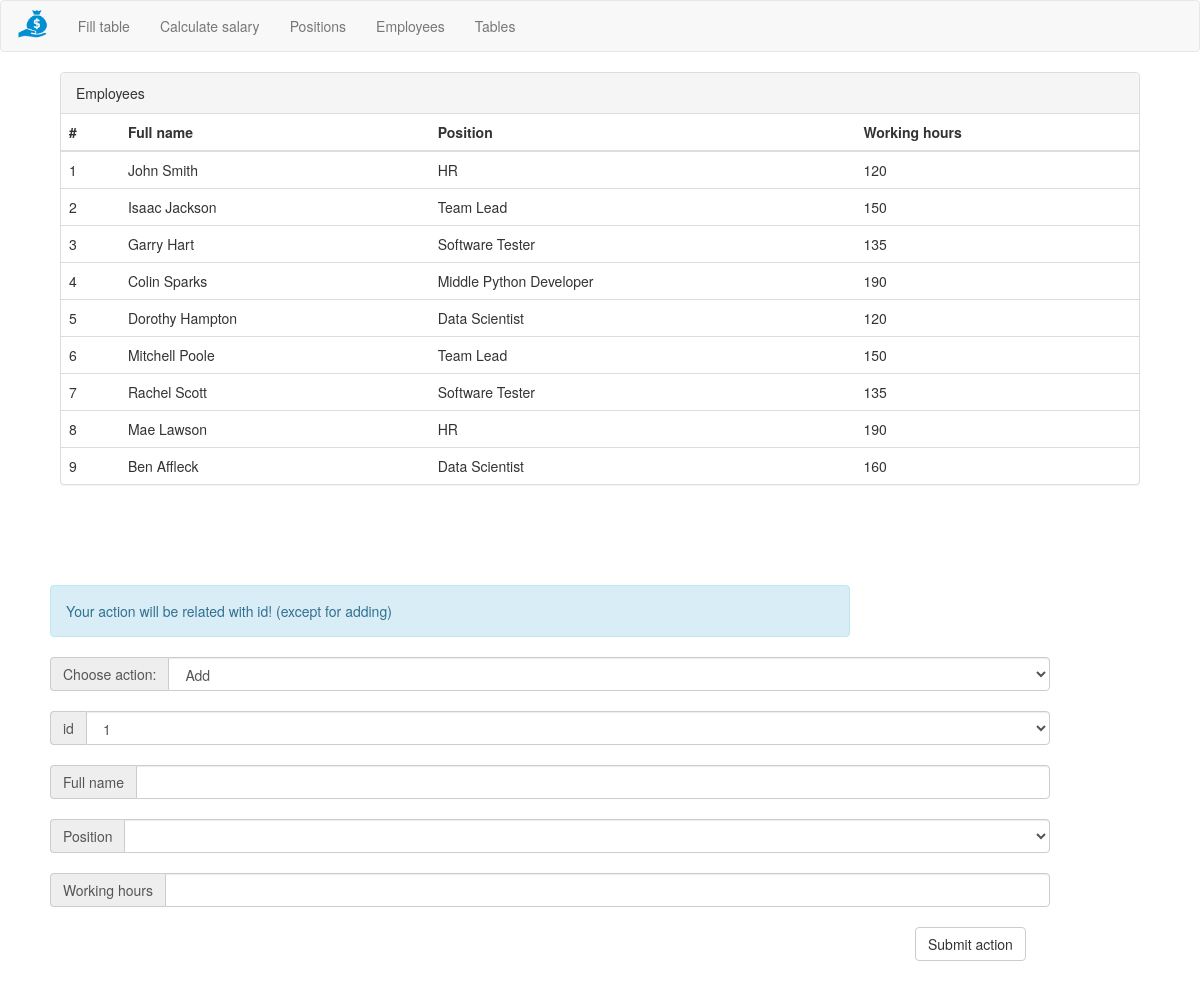
/employees/, run on the app's committed database.
### tables this page shows
CREATE TABLE Employees (id INTEGER, name TEXT, post TEXT, rate INTEGER);

### __init__.py (the view)
@app.route('/employees/')
def employees():
    try:
        POSTS_DATA = Position().get_all_db_data()
        EMPLOYEES_DATA = Employee().get_all_db_data()
        return render_template("employees.html", EMPLOYEES_DATA=EMPLOYEES_DATA, POSTS_DATA=POSTS_DATA, error=None)
    except Exception as e:
        traceback.format_exc()
        return render_template("employees.html", error="Exception has been caught: " + e.args[0])

### Employee.py (called while the page is built)
    def get_all_db_data(self):
        db = sqlite.connect(self.database)
        db.row_factory = sqlite.Row
        with db:
            conn = db.cursor()
            conn.execute("SELECT * FROM {}".format(self.table))
            data = conn.fetchall()
            return data

### Position.py (called while the page is built)
    def get_all_db_data(self):
        db = sqlite.connect(self.database)
        db.row_factory = sqlite.Row
        with db:
            conn = db.cursor()
            conn.execute("SELECT * FROM {}".format(self.table))
            data = conn.fetchall()
            return data

### templates/employees.html (shortened to what this page needs)
{% extends "header.html" %}
{% block body %}
    <div class="panel panel-default" style="max-width: 90%; margin: auto;">
        <div class="panel-heading">Employees </div>
        <table class="table">
            <thead>
                <th> # </th>
                <th> Full name </th>
                <th> Position </th>
                <th> Working hours </th>
            </thead>
            <tbody>
                {% for item in EMPLOYEES_DATA:%}
                <tr>
                    <td> {{item["id"]}} </td>
                    <td> {{item["name"]}} </td>
                    <td> {{item["post"]}} </td>
                    <td> {{item["rate"]}} </td>
                </tr>
                {% endfor %}
            </tbody>
        </table>
    </div>
    <form method="POST" action="/employees-handler/">
        <div class="alert alert-info" role="alert" style="margin:100px 50px 20px 50px; width: 800px;">
            Your action will be related with id! (except for adding)
        </div>
        <div class="input-group" style="margin: 20px 50px; width: 1000px;">
            <span class="input-group-addon" id="basic-addon1"> Choose action: </span>
            <select type="text" class="form-control"
                    aria-describedby="basic-addon1" name="action" value="{{request.form.action}}">
                <option value="add"> Add </option>
            </select>
        </div>
        <div class="input-group" style="margin: 20px 50px; width: 1000px;">
            <span class="input-group-addon" id="basic-addon1"> id </span>
            <select type="text" class="form-control"
                    aria-describedby="basic-addon1" name="id" value="{{request.form.id}}">
                {% for employee in EMPLOYEES_DATA%}
                <option value="{{employee['id']}}">{{employee["id"]}}</option>
                {% endfor %}
            </select>
        </div>
        <div class="input-group" style="margin: 20px 50px; width: 1000px;">
            <span class="input-group-addon" id="basic-addon1"> Full name </span>
            <input type="text" class="form-control"
                    aria-describedby="basic-addon1" name="name" value="{{request.form.name}}">
        </div>
        <div class="input-group" style="margin: 20px 50px; width: 1000px;">
            <span class="input-group-addon" id="basic-addon1"> Position </span>
            <select type="text" class="form-control"
                    aria-describedby="basic-addon1" name="post" value="{{request.form.post}}">
                <option value=""></option>
                {% for post in POSTS_DATA%}
                <option value='{{post["name"]}}'>{{post["name"]}}</option>
                {% endfor%}
            </select>
        </div>
        <div class="input-group" style="margin: 20px 50px; width: 1000px;">
            <span class="input-group-addon" id="basic-addon1"> Working hours </span>
            <input type="text" class="form-control"
                    aria-describedby="basic-addon1" name="rate" value="{{request.form.rate}}">
        </div>
        <button type="submit" class="btn btn-default" style="margin-left: 915px; margin-bottom: 50px;"> Submit action </button>
    </form>
{% endblock%}

### data on the page
Employees: id "1", name "John Smith", post "HR", rate "120"
Employees: id "2", name "Isaac Jackson", post "Team Lead", rate "150"
Employees: id "3", name "Garry Hart", post "Software Tester", rate "135"
Employees: id "4", name "Colin Sparks", post "Middle Python Developer", rate "190"
Employees: id "5", name "Dorothy Hampton", post "Data Scientist", rate "120"
Employees: id "6", name "Mitchell Poole", post "Team Lead", rate "150"
Employees: id "7", name "Rachel Scott", post "Software Tester", rate "135"
Employees: id "8", name "Mae Lawson", post "HR", rate "190"
Employees: id "9", name "Ben Affleck", post "Data Scientist", rate "160"

### other printed values
form field id "1"
